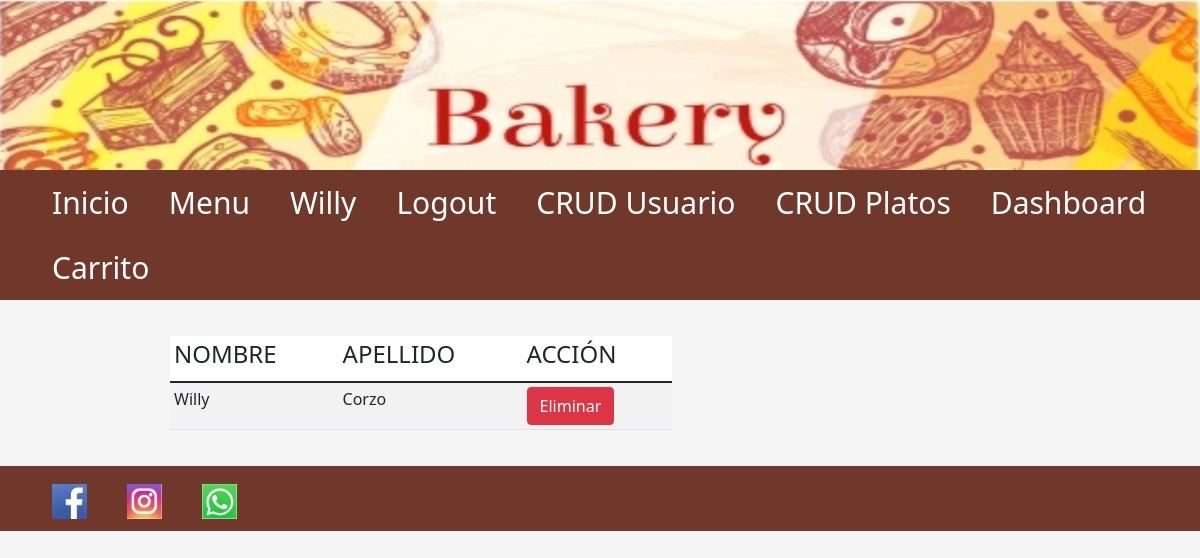
The app's page /Dashboard (signed in), older data.
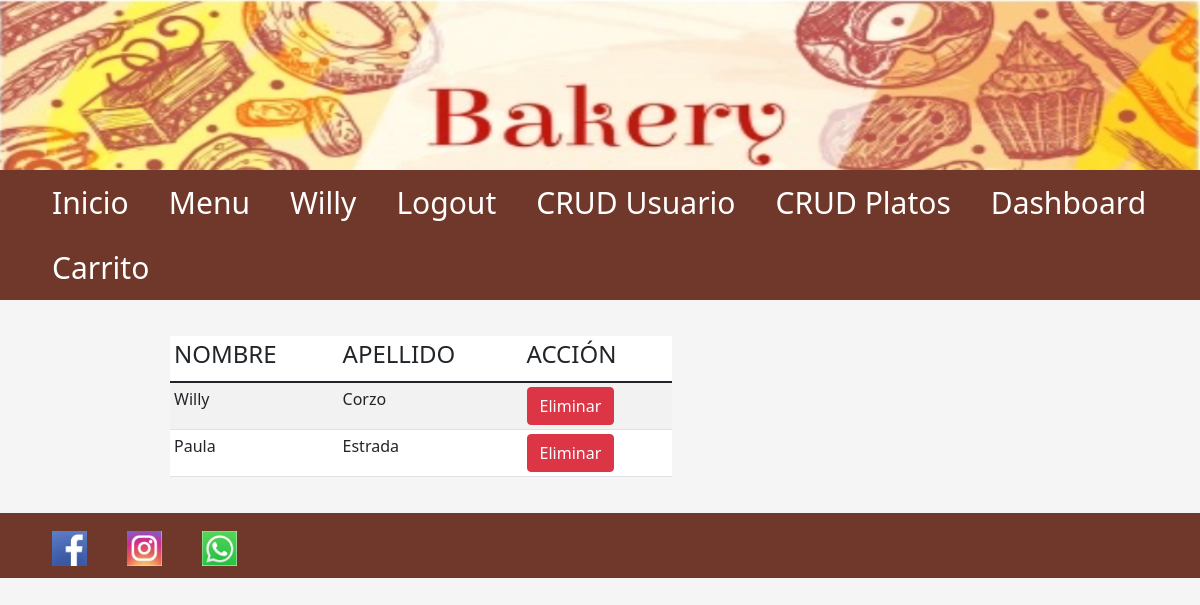
The same page, newer data.
### panaderia/models.py (models this page shows, shortened)
class Personas(db.Model, UserMixin):
    __tablename__ = 'personas'
    id = db.Column(db.Integer, primary_key=True)
    nombre = db.Column(db.String(200), nullable=True)
    apellido = db.Column(db.String(200), nullable=True)
    direccion = db.Column(db.String(200))
    celular = db.Column(db.Integer, nullable=True)
    email = db.Column(db.String(200), nullable=True)
    fechanacimiento = db.Column(db.String(200))
    nombreimagenpersona = db.Column(db.String(20), nullable=False, default='default.jpg')
    idrol = db.Column(db.Integer, db.ForeignKey('roles.idrol'))
    rol = db.relationship('Roles', backref=backref('personas', lazy='dynamic'))
    password_hash = db.Column(db.String(200), nullable=True)
    @property
    def password(self):
        raise AttributeError('password: write-only field')

### panaderia/views.py (the view)
@app.route('/Dashboard')
@login_required
def dashboard():
    personas = Personas.query.all()
    return render_template('dashboard.html', personas=personas)

### panaderia/models.py (called while the page is built)
@login_manager.user_loader
def cargarpersona(id):
    return Personas.query.get(int(id))

### panaderia/templates/Dashboard.html
{% extends './layout.html' %} {% block title %} Dashboard {% endblock %} {% block body %}
    <div>
        <div class="col-md-7">
          <table class= "table table-striped tabel.bordered bg-white table-sm">
            <thead>
              <tr>
                <td><h4>NOMBRE</h4></td>
                <td><h4>APELLIDO</h4></td>
                <td><h4>ACCIÓN</h4></td>
              </tr>
            </thead>
            <body>
                {%for persona in personas%}
                <tr>
                    <td>{{persona.nombre}}  </td>
                    <td>{{persona.apellido}} </td>
                    <td>
                        <form action="{{url_for('eliminar_persona', id=persona.id)}}" method="POST">
                            <button type="submit" class="btn btn-danger">Eliminar</button>
                        </form>
                    </td>
                </tr>
                {% endfor %}
            <body>
          </table>
        </div>
    </div>
{% endblock %}

### panaderia/templates/layout.html (shortened to what this page needs)
<!DOCTYPE html>
<html lang="en">
<head>
    <link href="https://cdn.jsdelivr.net/npm/bootstrap@5.1.3/dist/css/bootstrap.min.css" rel="stylesheet">
    <link rel='stylesheet' href="{{url_for('static', filename='css/layout.css')}}" />
</head>
<header>
    <img src="{{url_for('static', filename='imagenes/bakery4.png')}}" alt="Banner Horizontal" width="100%" height="170px" />
</header>
<div>
    <nav>
        <ul>
            <li><a href="{{url_for('index')}}">Inicio</a></li>
            <li><a href="{{url_for('menu')}}">Menu</a></li>
            {% if current_user.is_authenticated %}
                <li><a href="{{url_for('perfil')}}">{{current_user.nombre}}</a></li>
                <li><a href="{{url_for('logout')}}">Logout</a></li>
                {% if current_user.idrol==2 %}
                    <li><a href="{{url_for('registro')}}">CRUD Usuario</a></li>
                    <li><a href="{{url_for('crearplatos')}}">CRUD Platos</a></li>
                    <li><a href="{{url_for('dashboard')}}">Dashboard</a></li>
                {% endif %}
            {% else %}
                <li><a href="{{url_for('registro')}}">Registro</a></li>
                <li><a href="{{url_for('login')}}">Login</a></li>
            {% endif %}
            <li><a href="/Carrito">Carrito</a></li>
        </ul>
    </nav>
    <body>
    <main>
    {% block body %} {% endblock %}
    </main>
    </body>
    <footer>
        <div>
            <ul class="horizontal-list" aling="rigth">
                <li>
                    <a><img src="{{url_for('static', filename='imagenes/facebookicono.png')}}" width="35" height="35" class="x-footer-social-icons facebook" align="center"></a>
                </li>
                <li>
                    <a><img src="{{url_for('static', filename='imagenes/instagramIco.PNG')}}" width="35" height="35" class="x-footer-social-icons facebook" align='center'></a>
                </li>
                <li>
                    <a><img src="{{url_for('static', filename='imagenes/whatsappIco.png')}}" width="35" height="35" class="x-footer-social-icons facebook" align='center'></a>
                </li>
            </ul>
        </div>
    </footer>
</html>

Row changes from the older to the newer data that the page shows:
added Personas: nombre "Paula", apellido "Estrada"
